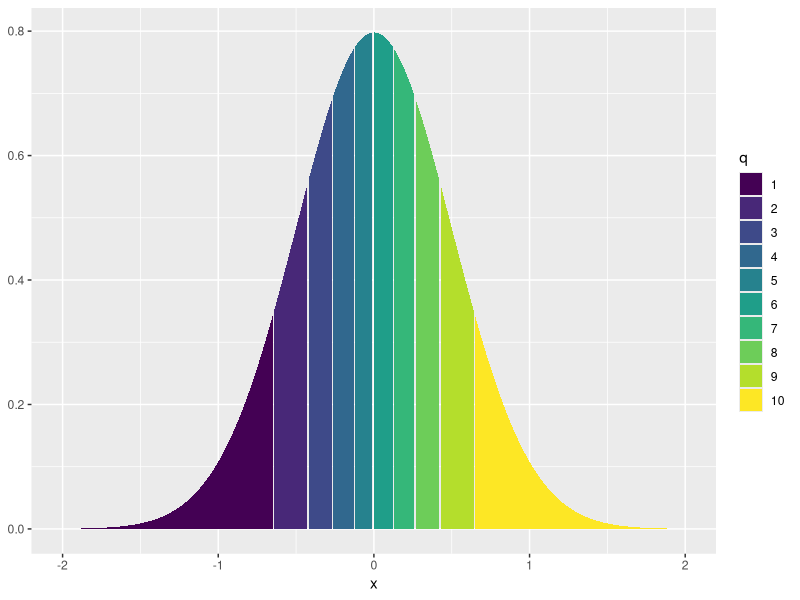

The R script that drew this image:
library(tidyverse)

tbl <- tibble(
    x = seq(-2, 2, by = 1e-2),
    y = dnorm(x, 0, 0.5),
    q = factor(cut(x, qnorm(seq(0, 1, by = 0.1), 0, 0.5),
                   right = FALSE, labels = FALSE, include.lowest = TRUE)))

ggplot(tbl) +
    geom_ribbon(aes(x = x, ymin = 0, ymax = y, fill = q)) +
    scale_fill_viridis_d()
